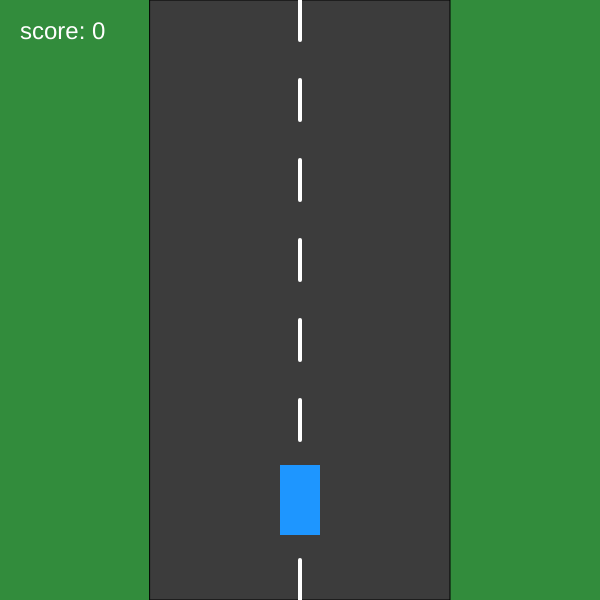
Frame 1 (no input)
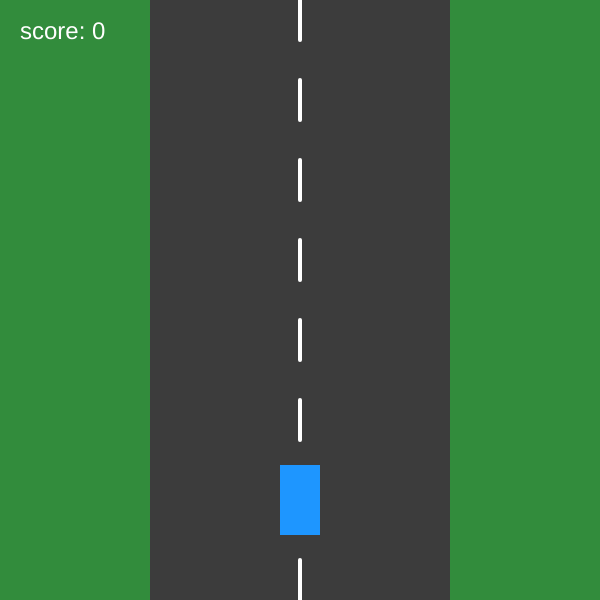
Frame 60 (no input)
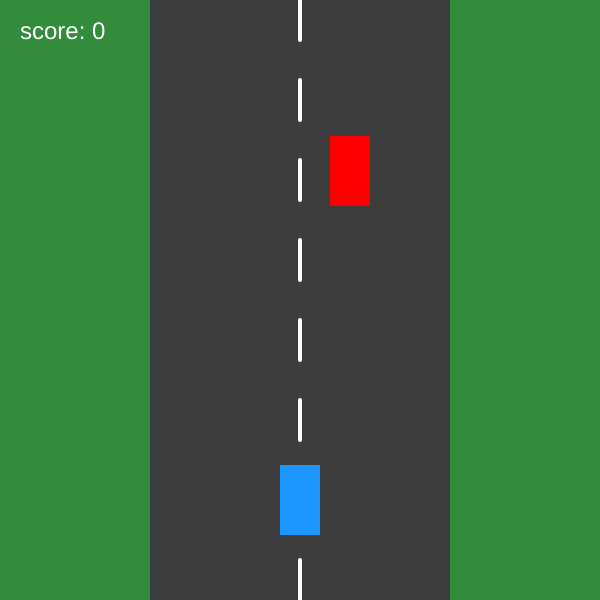
Frame 120 (the mouse pressed at the canvas centre since frame 60)

The p5.js sketch that drew these frames (run headless with seeded random() and noise() and a simulated clock; from frame 60 on, the mouse is pressed at the canvas centre):

// p5.js sketch
// ── sketch.js
// Arrays and Object Notation
// Hung Thinh
// Oct 7, 2026
//
// Extra for Experts:
// - describe what you did to take this project "above and beyond"
let playerX = 300;
let playerY = 500;
let playerW = 40;
let playerH = 70;
playerSpeed = 5;
let cars = [];
let spawnTimmer = 0;
let gameState = "playing";
let score = 0;

async function setup() {
  createCanvas(600, 600);
}

function draw() {
  background(50, 140, 60);
  
  drawRoad();

  if (gameState === "playing") {
    spawnCars();
    movePlayer();
    moveCars();
    removeOffscreenCars();

    checkCollision();

    drawCars();
    drawPlayer();
    drawScore();
    keyPressed();
  }
  else if (gameState === "gameover") {
    drawCars();
    drawPlayer();
    drawGameOver();
    
  }
}

function drawRoad() {
  //road
  fill(60);
  rect(150, 0 , 300, 600);

  //road lines
  stroke(255);
  strokeWeight(4);

  for (let y = 0; y < height; y += 80) {
    line(300, y, 300, y + 40);
  }

  noStroke();

}

function drawPlayer() {
  fill(30, 150, 255);
  rect(
    playerX - playerW / 2,
    playerY - playerH / 2,
    playerW,
    playerH
  );
}

function movePlayer() {
  if (keyIsDown("a") || keyIsDown(LEFT_ARROW)) {
    playerX -= playerSpeed;
  }
  if (keyIsDown("d") || keyIsDown(RIGHT_ARROW)) {
    playerX += playerSpeed;
  }
  if (playerX < 170) {
    playerX = 170;
  }
  if (playerX > 430) {
    playerX = 430;
  }
}


function createCar() {
  let landpositions = [200, 250, 350, 400];

  let car = {
    x: random(landpositions),
    y: -50,
    speed: random(3, 6),
    w: 40,
    h: 70
  };

  cars.push(car);

}

function drawCars() {
  fill('red');
  
  for (let car of cars) {
    rect(
      car.x - car.w / 2,
      car.y - car.h / 2,
      car.w,
      car.h
    );
  }
}

function moveCars() {
  for (let car of cars) {
    car.y += car.speed;
  }
}

function removeOffscreenCars() {
  cars = cars.filter(function(car) {
    if (car.y - car.h / 2 > height) {
      score++;
      return false;
    }
    return true;
  });
}

function spawnCars() {
  spawnTimmer++;
  
  if (spawnTimmer >= 60) {
    createCar();
    spawnTimmer = 0;
  }
}


function checkCollision() {
  for (let car of cars) {
    let playerLeft = playerX - playerW / 2;
    let playerRight = playerX + playerW / 2;
    let playerTop = playerY - playerH / 2;
    let playerBottom = playerY + playerH / 2;

    let carLeft = car.x - car.w / 2;
    let carRight = car.x + car.w / 2;
    let carTop = car.y - car.h / 2;
    let carBottom = car.y + car.h / 2;

    if (
      playerRight > carLeft &&
      playerLeft < carRight &&
      playerBottom > carTop &&
      playerTop < carBottom
    ) {
      gameState = "gameover";
    }
  }
}

function drawScore() {
  fill("white");
  textSize(24);
  textAlign(LEFT, TOP);
  text("score: " + score, 20, 20);
}


function drawGameOver() {
  fill("white");
  textAlign(CENTER, CENTER);

  textSize(45);
  text("GAME OVER", width / 2, height / 2 - 50);

  textSize(25);
  text("Final Score: " + score, width / 2, height / 2);

  textSize(18);
  text("Press R to restart", width / 2, height / 2 + 50);
}

function keyPressed() {
  if (gameState === "gameover" && key === "r" || key === "R") {
    resetGame();
  }
}

function resetGame() {
  cars = [];
  score = 0;
  spawnTimmer = 0;

  playerX = 300;
  playerY = 500;

  gameState = "playing";
}
